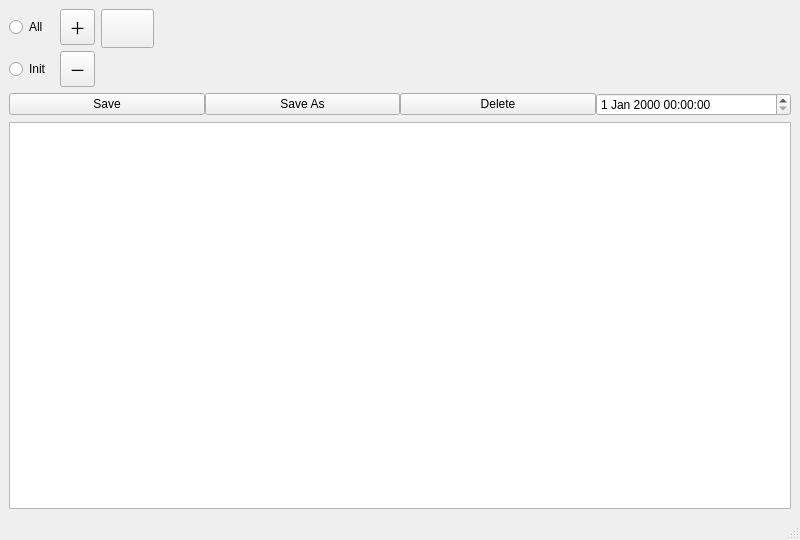
<?xml version="1.0" encoding="UTF-8"?>
<ui version="4.0">
 <class>MainWindow</class>
 <widget class="QMainWindow" name="MainWindow">
  <property name="geometry">
   <rect>
    <x>0</x>
    <y>0</y>
    <width>800</width>
    <height>540</height>
   </rect>
  </property>
  <property name="minimumSize">
   <size>
    <width>800</width>
    <height>540</height>
   </size>
  </property>
  <property name="windowTitle">
   <string>MainWindow</string>
  </property>
  <widget class="QWidget" name="centralwidget">
   <property name="sizePolicy">
    <sizepolicy hsizetype="Expanding" vsizetype="Expanding">
     <horstretch>0</horstretch>
     <verstretch>0</verstretch>
    </sizepolicy>
   </property>
   <layout class="QGridLayout" name="gridLayout" rowstretch="0,0,10" columnstretch="0,10" rowminimumheight="0,0,10" columnminimumwidth="0,10">
    <item row="0" column="0">
     <layout class="QGridLayout" name="gL00" rowstretch="10,10" columnstretch="10,10" rowminimumheight="10,10" columnminimumwidth="10,10">
      <item row="0" column="0">
       <widget class="QRadioButton" name="rBtn01All">
        <property name="minimumSize">
         <size>
          <width>45</width>
          <height>30</height>
         </size>
        </property>
        <property name="text">
         <string>All</string>
        </property>
       </widget>
      </item>
      <item row="0" column="1">
       <widget class="QPushButton" name="pBtn01Plus">
        <property name="sizePolicy">
         <sizepolicy hsizetype="Preferred" vsizetype="Expanding">
          <horstretch>0</horstretch>
          <verstretch>0</verstretch>
         </sizepolicy>
        </property>
        <property name="minimumSize">
         <size>
          <width>35</width>
          <height>35</height>
         </size>
        </property>
        <property name="styleSheet">
         <string notr="true">QPushButton {
    padding: 5px; /* 내부 여백 설정 (원하는 값으로 조정 가능) */
    text-align: center; /* 텍스트 중앙 정렬 */
    font-size: 16px; /* 기본 텍스트 크기 설정 (원하는 값으로 조정 가능) */
    qproperty-iconSize: 16px; /* 아이콘 크기 설정 (원하는 값으로 조정 가능) */
}

QPushButton::pressed {
    padding: 6px; /* 눌렸을 때의 내부 여백 설정 (원하는 값으로 조정 가능) */
}

QPushButton::hover {
    padding: 6px; /* 마우스 호버 상태일 때의 내부 여백 설정 (원하는 값으로 조정 가능) */
}

QPushButton::!enabled {
    opacity: 0.5; /* 비활성화 상태일 때 투명도 설정 */
}

QPushButton::!disabled {
    opacity: 0.5; /* 비활성화 상태일 때 투명도 설정 */
}</string>
        </property>
        <property name="text">
         <string>＋</string>
        </property>
       </widget>
      </item>
      <item row="1" column="0">
       <widget class="QRadioButton" name="rBtn02Init">
        <property name="minimumSize">
         <size>
          <width>45</width>
          <height>30</height>
         </size>
        </property>
        <property name="text">
         <string>Init</string>
        </property>
       </widget>
      </item>
      <item row="1" column="1">
       <widget class="QPushButton" name="pBtn02Minus">
        <property name="sizePolicy">
         <sizepolicy hsizetype="Preferred" vsizetype="Expanding">
          <horstretch>0</horstretch>
          <verstretch>0</verstretch>
         </sizepolicy>
        </property>
        <property name="minimumSize">
         <size>
          <width>35</width>
          <height>35</height>
         </size>
        </property>
        <property name="styleSheet">
         <string notr="true">QPushButton {
    padding: 5px; /* 내부 여백 설정 (원하는 값으로 조정 가능) */
    text-align: center; /* 텍스트 중앙 정렬 */
    font-size: 16px; /* 기본 텍스트 크기 설정 (원하는 값으로 조정 가능) */
    qproperty-iconSize: 16px; /* 아이콘 크기 설정 (원하는 값으로 조정 가능) */
}

QPushButton::pressed {
    padding: 6px; /* 눌렸을 때의 내부 여백 설정 (원하는 값으로 조정 가능) */
}

QPushButton::hover {
    padding: 6px; /* 마우스 호버 상태일 때의 내부 여백 설정 (원하는 값으로 조정 가능) */
}

QPushButton::!enabled {
    opacity: 0.5; /* 비활성화 상태일 때 투명도 설정 */
}

QPushButton::!disabled {
    opacity: 0.5; /* 비활성화 상태일 때 투명도 설정 */
}</string>
        </property>
        <property name="text">
         <string>－</string>
        </property>
       </widget>
      </item>
     </layout>
    </item>
    <item row="0" column="1">
     <layout class="QGridLayout" name="gL01" rowstretch="10,10" columnstretch="10,10,10,10,10,10,10,10,10,10,10,10,10" rowminimumheight="10,10" columnminimumwidth="10,10,10,10,10,10,10,10,10,10,10,10,10">
      <property name="spacing">
       <number>0</number>
      </property>
      <item row="1" column="6">
       <widget class="QLabel" name="label19">
        <property name="sizePolicy">
         <sizepolicy hsizetype="Expanding" vsizetype="Expanding">
          <horstretch>0</horstretch>
          <verstretch>0</verstretch>
         </sizepolicy>
        </property>
        <property name="minimumSize">
         <size>
          <width>30</width>
          <height>30</height>
         </size>
        </property>
        <property name="text">
         <string/>
        </property>
       </widget>
      </item>
      <item row="0" column="4">
       <widget class="QLabel" name="label04">
        <property name="sizePolicy">
         <sizepolicy hsizetype="Expanding" vsizetype="Expanding">
          <horstretch>0</horstretch>
          <verstretch>0</verstretch>
         </sizepolicy>
        </property>
        <property name="minimumSize">
         <size>
          <width>30</width>
          <height>30</height>
         </size>
        </property>
        <property name="text">
         <string/>
        </property>
       </widget>
      </item>
      <item row="1" column="10">
       <widget class="QLabel" name="label23">
        <property name="sizePolicy">
         <sizepolicy hsizetype="Expanding" vsizetype="Expanding">
          <horstretch>0</horstretch>
          <verstretch>0</verstretch>
         </sizepolicy>
        </property>
        <property name="minimumSize">
         <size>
          <width>30</width>
          <height>30</height>
         </size>
        </property>
        <property name="text">
         <string/>
        </property>
       </widget>
      </item>
      <item row="1" column="8">
       <widget class="QLabel" name="label21">
        <property name="sizePolicy">
         <sizepolicy hsizetype="Expanding" vsizetype="Expanding">
          <horstretch>0</horstretch>
          <verstretch>0</verstretch>
         </sizepolicy>
        </property>
        <property name="minimumSize">
         <size>
          <width>30</width>
          <height>30</height>
         </size>
        </property>
        <property name="text">
         <string/>
        </property>
       </widget>
      </item>
      <item row="0" column="7">
       <widget class="QLabel" name="label07">
        <property name="sizePolicy">
         <sizepolicy hsizetype="Expanding" vsizetype="Expanding">
          <horstretch>0</horstretch>
          <verstretch>0</verstretch>
         </sizepolicy>
        </property>
        <property name="minimumSize">
         <size>
          <width>30</width>
          <height>30</height>
         </size>
        </property>
        <property name="text">
         <string/>
        </property>
       </widget>
      </item>
      <item row="0" column="6">
       <widget class="QLabel" name="label06">
        <property name="sizePolicy">
         <sizepolicy hsizetype="Expanding" vsizetype="Expanding">
          <horstretch>0</horstretch>
          <verstretch>0</verstretch>
         </sizepolicy>
        </property>
        <property name="minimumSize">
         <size>
          <width>30</width>
          <height>30</height>
         </size>
        </property>
        <property name="text">
         <string/>
        </property>
       </widget>
      </item>
      <item row="1" column="2">
       <widget class="QLabel" name="label15">
        <property name="sizePolicy">
         <sizepolicy hsizetype="Expanding" vsizetype="Expanding">
          <horstretch>0</horstretch>
          <verstretch>0</verstretch>
         </sizepolicy>
        </property>
        <property name="minimumSize">
         <size>
          <width>30</width>
          <height>30</height>
         </size>
        </property>
        <property name="text">
         <string/>
        </property>
       </widget>
      </item>
      <item row="0" column="11">
       <widget class="QLabel" name="label11">
        <property name="sizePolicy">
         <sizepolicy hsizetype="Expanding" vsizetype="Expanding">
          <horstretch>0</horstretch>
          <verstretch>0</verstretch>
         </sizepolicy>
        </property>
        <property name="minimumSize">
         <size>
          <width>30</width>
          <height>30</height>
         </size>
        </property>
        <property name="text">
         <string/>
        </property>
       </widget>
      </item>
      <item row="1" column="7">
       <widget class="QLabel" name="label20">
        <property name="sizePolicy">
         <sizepolicy hsizetype="Expanding" vsizetype="Expanding">
          <horstretch>0</horstretch>
          <verstretch>0</verstretch>
         </sizepolicy>
        </property>
        <property name="minimumSize">
         <size>
          <width>30</width>
          <height>30</height>
         </size>
        </property>
        <property name="text">
         <string/>
        </property>
       </widget>
      </item>
      <item row="1" column="9">
       <widget class="QLabel" name="label22">
        <property name="sizePolicy">
         <sizepolicy hsizetype="Expanding" vsizetype="Expanding">
          <horstretch>0</horstretch>
          <verstretch>0</verstretch>
         </sizepolicy>
        </property>
        <property name="minimumSize">
         <size>
          <width>30</width>
          <height>30</height>
         </size>
        </property>
        <property name="text">
         <string/>
        </property>
       </widget>
      </item>
      <item row="1" column="3">
       <widget class="QLabel" name="label16">
        <property name="sizePolicy">
         <sizepolicy hsizetype="Expanding" vsizetype="Expanding">
          <horstretch>0</horstretch>
          <verstretch>0</verstretch>
         </sizepolicy>
        </property>
        <property name="minimumSize">
         <size>
          <width>30</width>
          <height>30</height>
         </size>
        </property>
        <property name="text">
         <string/>
        </property>
       </widget>
      </item>
      <item row="0" column="3">
       <widget class="QLabel" name="label03">
        <property name="sizePolicy">
         <sizepolicy hsizetype="Expanding" vsizetype="Expanding">
          <horstretch>0</horstretch>
          <verstretch>0</verstretch>
         </sizepolicy>
        </property>
        <property name="minimumSize">
         <size>
          <width>30</width>
          <height>30</height>
         </size>
        </property>
        <property name="text">
         <string/>
        </property>
       </widget>
      </item>
      <item row="0" column="5">
       <widget class="QLabel" name="label05">
        <property name="sizePolicy">
         <sizepolicy hsizetype="Expanding" vsizetype="Expanding">
          <horstretch>0</horstretch>
          <verstretch>0</verstretch>
         </sizepolicy>
        </property>
        <property name="minimumSize">
         <size>
          <width>30</width>
          <height>30</height>
         </size>
        </property>
        <property name="text">
         <string/>
        </property>
       </widget>
      </item>
      <item row="0" column="10">
       <widget class="QLabel" name="label10">
        <property name="sizePolicy">
         <sizepolicy hsizetype="Expanding" vsizetype="Expanding">
          <horstretch>0</horstretch>
          <verstretch>0</verstretch>
         </sizepolicy>
        </property>
        <property name="minimumSize">
         <size>
          <width>30</width>
          <height>30</height>
         </size>
        </property>
        <property name="text">
         <string/>
        </property>
       </widget>
      </item>
      <item row="0" column="12">
       <widget class="QLabel" name="label12">
        <property name="sizePolicy">
         <sizepolicy hsizetype="Expanding" vsizetype="Expanding">
          <horstretch>0</horstretch>
          <verstretch>0</verstretch>
         </sizepolicy>
        </property>
        <property name="minimumSize">
         <size>
          <width>30</width>
          <height>30</height>
         </size>
        </property>
        <property name="text">
         <string/>
        </property>
       </widget>
      </item>
      <item row="1" column="12">
       <widget class="QLabel" name="label25">
        <property name="sizePolicy">
         <sizepolicy hsizetype="Expanding" vsizetype="Expanding">
          <horstretch>0</horstretch>
          <verstretch>0</verstretch>
         </sizepolicy>
        </property>
        <property name="minimumSize">
         <size>
          <width>30</width>
          <height>30</height>
         </size>
        </property>
        <property name="text">
         <string/>
        </property>
       </widget>
      </item>
      <item row="0" column="2">
       <widget class="QLabel" name="label02">
        <property name="sizePolicy">
         <sizepolicy hsizetype="Expanding" vsizetype="Expanding">
          <horstretch>0</horstretch>
          <verstretch>0</verstretch>
         </sizepolicy>
        </property>
        <property name="minimumSize">
         <size>
          <width>30</width>
          <height>30</height>
         </size>
        </property>
        <property name="text">
         <string/>
        </property>
       </widget>
      </item>
      <item row="0" column="9">
       <widget class="QLabel" name="label09">
        <property name="sizePolicy">
         <sizepolicy hsizetype="Expanding" vsizetype="Expanding">
          <horstretch>0</horstretch>
          <verstretch>0</verstretch>
         </sizepolicy>
        </property>
        <property name="minimumSize">
         <size>
          <width>30</width>
          <height>30</height>
         </size>
        </property>
        <property name="text">
         <string/>
        </property>
       </widget>
      </item>
      <item row="1" column="11">
       <widget class="QLabel" name="label24">
        <property name="sizePolicy">
         <sizepolicy hsizetype="Expanding" vsizetype="Expanding">
          <horstretch>0</horstretch>
          <verstretch>0</verstretch>
         </sizepolicy>
        </property>
        <property name="minimumSize">
         <size>
          <width>30</width>
          <height>30</height>
         </size>
        </property>
        <property name="text">
         <string/>
        </property>
       </widget>
      </item>
      <item row="1" column="1">
       <widget class="QLabel" name="label14">
        <property name="sizePolicy">
         <sizepolicy hsizetype="Expanding" vsizetype="Expanding">
          <horstretch>0</horstretch>
          <verstretch>0</verstretch>
         </sizepolicy>
        </property>
        <property name="minimumSize">
         <size>
          <width>30</width>
          <height>30</height>
         </size>
        </property>
        <property name="text">
         <string/>
        </property>
       </widget>
      </item>
      <item row="1" column="4">
       <widget class="QLabel" name="label17">
        <property name="sizePolicy">
         <sizepolicy hsizetype="Expanding" vsizetype="Expanding">
          <horstretch>0</horstretch>
          <verstretch>0</verstretch>
         </sizepolicy>
        </property>
        <property name="minimumSize">
         <size>
          <width>30</width>
          <height>30</height>
         </size>
        </property>
        <property name="text">
         <string/>
        </property>
       </widget>
      </item>
      <item row="0" column="8">
       <widget class="QLabel" name="label08">
        <property name="sizePolicy">
         <sizepolicy hsizetype="Expanding" vsizetype="Expanding">
          <horstretch>0</horstretch>
          <verstretch>0</verstretch>
         </sizepolicy>
        </property>
        <property name="minimumSize">
         <size>
          <width>30</width>
          <height>30</height>
         </size>
        </property>
        <property name="text">
         <string/>
        </property>
       </widget>
      </item>
      <item row="0" column="0">
       <widget class="QPushButton" name="pBtnPlus">
        <property name="sizePolicy">
         <sizepolicy hsizetype="Minimum" vsizetype="Expanding">
          <horstretch>0</horstretch>
          <verstretch>0</verstretch>
         </sizepolicy>
        </property>
        <property name="minimumSize">
         <size>
          <width>30</width>
          <height>30</height>
         </size>
        </property>
        <property name="styleSheet">
         <string notr="true">QPushButton {
   /*border-image: url(/home/uk91/Qt/uK91/ProgrammaMutationis/Plus.png) 0 0 0 0 stretch stretch;*/
   border-image: url(/home/uk91/Qt/uK91/ProgrammaMutationis/icon/Plus.png) 0 0 0 0 stretch stretch;
}</string>
        </property>
        <property name="text">
         <string/>
        </property>
        <property name="iconSize">
         <size>
          <width>10</width>
          <height>10</height>
         </size>
        </property>
       </widget>
      </item>
      <item row="1" column="5">
       <widget class="QLabel" name="label18">
        <property name="sizePolicy">
         <sizepolicy hsizetype="Expanding" vsizetype="Expanding">
          <horstretch>0</horstretch>
          <verstretch>0</verstretch>
         </sizepolicy>
        </property>
        <property name="minimumSize">
         <size>
          <width>30</width>
          <height>30</height>
         </size>
        </property>
        <property name="text">
         <string/>
        </property>
       </widget>
      </item>
      <item row="0" column="1">
       <widget class="QLabel" name="label01">
        <property name="sizePolicy">
         <sizepolicy hsizetype="Expanding" vsizetype="Expanding">
          <horstretch>0</horstretch>
          <verstretch>0</verstretch>
         </sizepolicy>
        </property>
        <property name="minimumSize">
         <size>
          <width>30</width>
          <height>30</height>
         </size>
        </property>
        <property name="text">
         <string/>
        </property>
       </widget>
      </item>
      <item row="1" column="0">
       <widget class="QLabel" name="label13">
        <property name="sizePolicy">
         <sizepolicy hsizetype="Expanding" vsizetype="Expanding">
          <horstretch>0</horstretch>
          <verstretch>0</verstretch>
         </sizepolicy>
        </property>
        <property name="minimumSize">
         <size>
          <width>30</width>
          <height>30</height>
         </size>
        </property>
        <property name="text">
         <string/>
        </property>
       </widget>
      </item>
     </layout>
    </item>
    <item row="1" column="0" colspan="2">
     <layout class="QGridLayout" name="gL02" rowstretch="0" columnstretch="10,10,10,10" columnminimumwidth="10,10,10,10">
      <property name="spacing">
       <number>0</number>
      </property>
      <item row="0" column="0">
       <widget class="QPushButton" name="pBtn01Save">
        <property name="text">
         <string>Save</string>
        </property>
       </widget>
      </item>
      <item row="0" column="1">
       <widget class="QPushButton" name="pBtn02SaveAs">
        <property name="text">
         <string>Save As</string>
        </property>
       </widget>
      </item>
      <item row="0" column="2">
       <widget class="QPushButton" name="pBtn03Delete">
        <property name="text">
         <string>Delete</string>
        </property>
       </widget>
      </item>
      <item row="0" column="3">
       <widget class="QDateTimeEdit" name="DateTime"/>
      </item>
     </layout>
    </item>
    <item row="2" column="0" colspan="2">
     <widget class="QListWidget" name="listWidget01"/>
    </item>
   </layout>
  </widget>
  <widget class="QStatusBar" name="statusBarInfo"/>
 </widget>
 <resources/>
 <connections/>
</ui>
